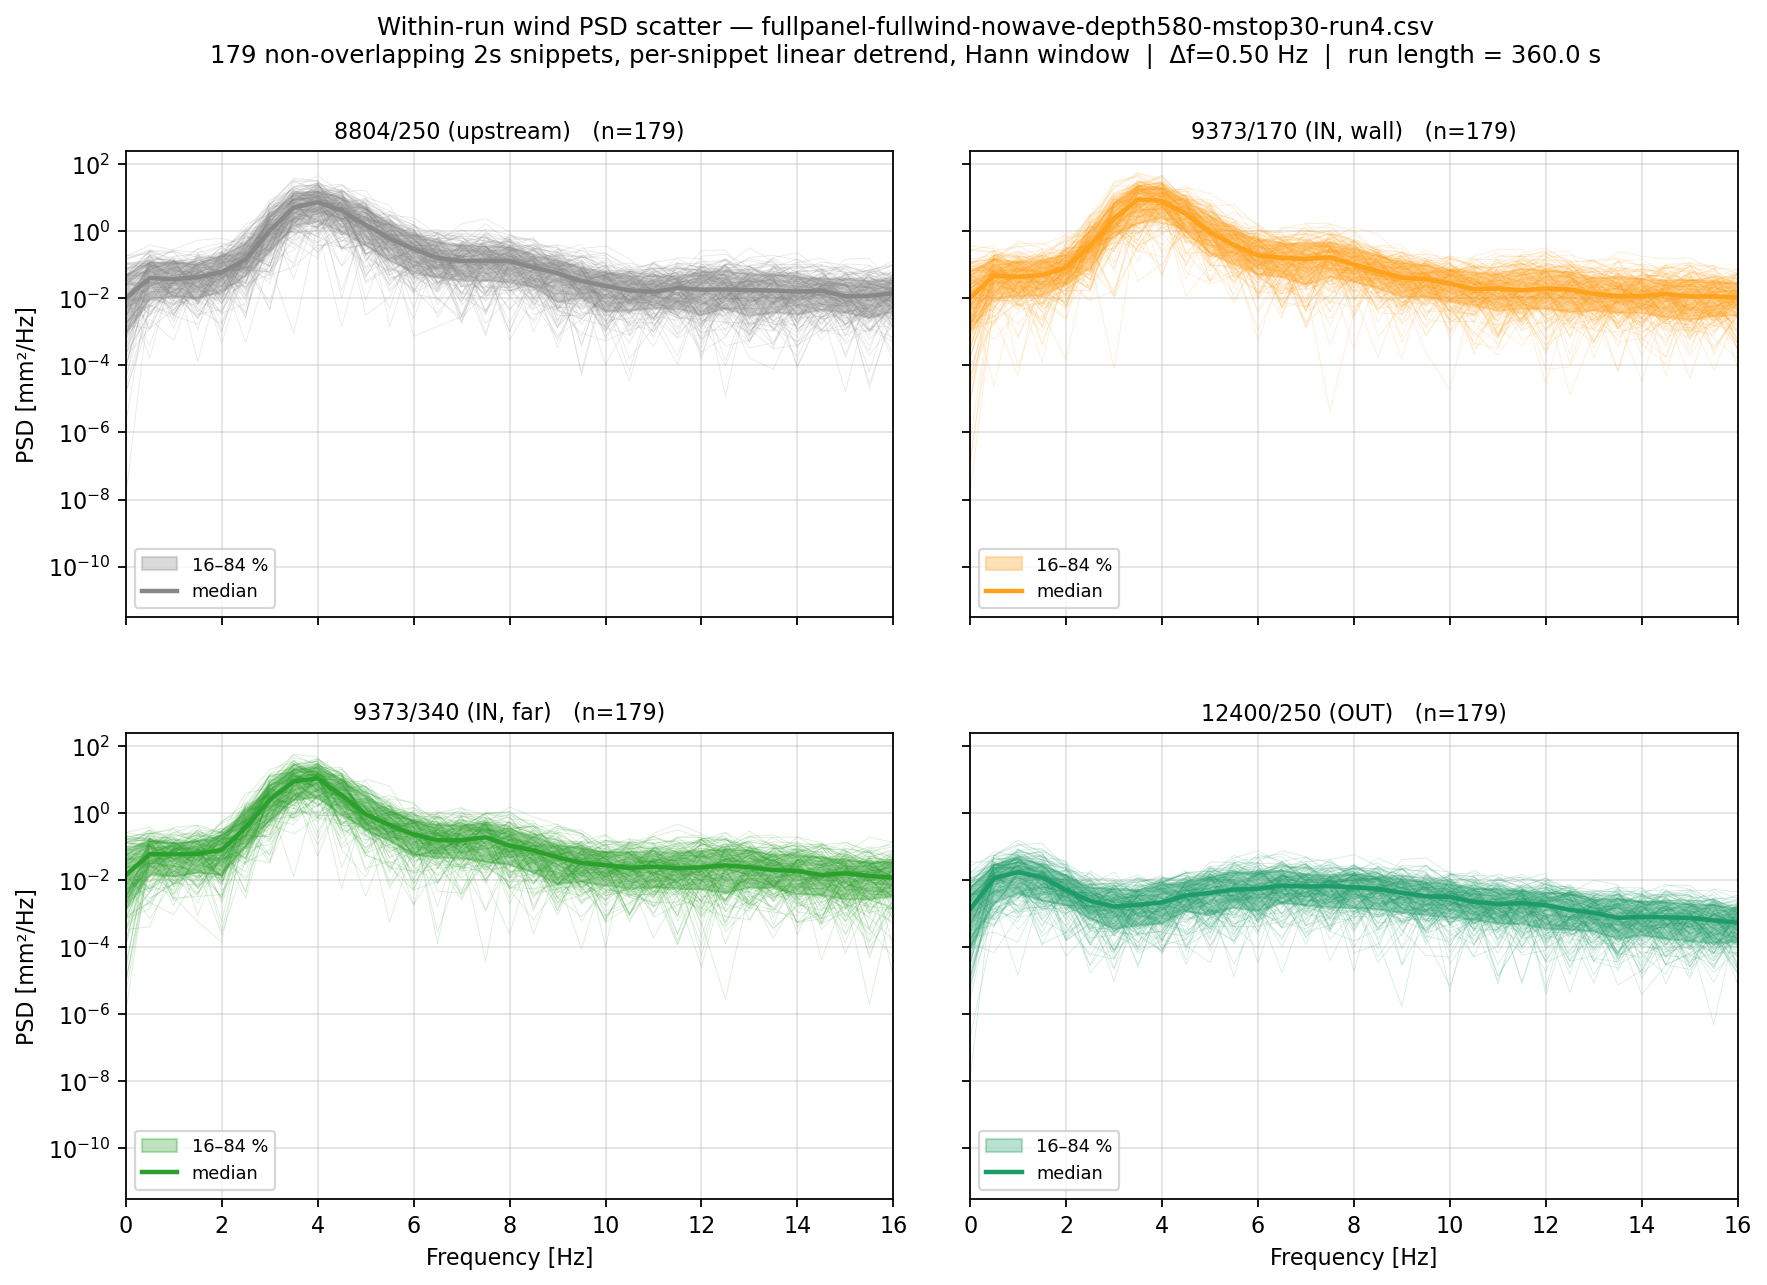

This figure's Python source:
"""
Step 0 of the wind-snippet validation ladder: within-run stationarity.

Take ONE long nowave+fullwind run, slice into non-overlapping snippets of
length SNIPPET_S, compute one periodogram per snippet, and overlay them
per probe. Median + 16/84 percentile envelope show the within-run scatter.

Question this answers in one figure:
    "Is the wind statistically stationary within a single ~30 s recording?"

Loads ONE processed dataset only — no all-folder load.

Output:
    analysis_scratch/wind_psd_within_run.png
"""

import sys
from pathlib import Path
sys.path.insert(0, str(Path(__file__).parent.parent))

import numpy as np
import matplotlib
matplotlib.use("Agg")
import matplotlib.pyplot as plt
from scipy.signal import periodogram

from wavescripts.improved_data_loader import load_analysis_data, load_processed_dfs

FS = 250.0
BASE = Path("/Users/ole/Kodevik/wave_project")

# Single dataset & single run — ONE folder loaded total.
TARGET_DIR = BASE / "waveprocessed/PROCESSED-20260327-ProbePos4_31_FPV_2-tett6roof-under9Mooring30-height100-lowrange"
RUN_CSV    = str(BASE / "wavedata/20260327-ProbePos4_31_FPV_2-tett6roof-under9Mooring30-height100-lowrange/fullpanel-fullwind-nowave-depth580-mstop30-run4.csv")

# march2026_better_rearranging: IN=9373/170, OUT=12400/250, parallel=9373/340, upstream=8804/250
PROBES = ["8804/250", "9373/170", "9373/340", "12400/250"]
LABELS = {
    "8804/250":  "8804/250 (upstream)",
    "9373/170":  "9373/170 (IN, wall)",
    "9373/340":  "9373/340 (IN, far)",
    "12400/250": "12400/250 (OUT)",
}
COLORS = {
    "8804/250":  "#888888",
    "9373/170":  "#FEA11B",
    "9373/340":  "#2ca02c",
    "12400/250": "#1E9C68",
}

SNIPPET_S = 2.0          # snippet length in seconds
WINDOW    = "hann"       # spectral window — Hann reduces leakage vs default boxcar
DETREND   = "linear"     # remove per-snippet linear trend (kills slow seiche / setup drift)

# ── Load minimal data ─────────────────────────────────────────────────────
print(f"Loading meta + processed_dfs for ONE dataset …")
meta, _, _, _ = load_analysis_data(str(TARGET_DIR), load_processed=False)
proc = load_processed_dfs(str(TARGET_DIR))

if RUN_CSV not in proc:
    print(f"\nAvailable nowave+fullwind paths in this folder:")
    for p in sorted(proc):
        if "fullwind-nowave" in p:
            print(f"  {p}")
    raise SystemExit(f"\nRun not in cache: {RUN_CSV}")

df = proc[RUN_CSV]
T  = len(df) / FS
print(f"  run length: {T:.1f} s  ({len(df)} samples)")

# ── Slice & compute periodogram per snippet ──────────────────────────────
snippet_n  = int(SNIPPET_S * FS)
n_snippets = len(df) // snippet_n
print(f"  {n_snippets} non-overlapping snippets × {SNIPPET_S} s "
      f"(Δf = {1/SNIPPET_S:.2f} Hz, samples/snippet = {snippet_n})")

per_probe_psd = {}   # probe → (freqs, psd_matrix [n_snippets × n_freqs])
for probe in PROBES:
    col = f"eta_{probe}_interp" if f"eta_{probe}_interp" in df.columns else f"eta_{probe}"
    if col not in df.columns:
        print(f"  skip {probe}: no eta column")
        continue
    eta = df[col].to_numpy(dtype=float)

    psds = []
    freqs = None
    for i in range(n_snippets):
        seg = eta[i * snippet_n:(i + 1) * snippet_n]
        if not np.all(np.isfinite(seg)):
            psds.append(None)
            continue
        f, P = periodogram(seg, fs=FS, window=WINDOW,
                           scaling="density", detrend=DETREND)
        if freqs is None:
            freqs = f
        psds.append(P)
    # Drop dropouts; stack survivors
    valid = [P for P in psds if P is not None]
    if not valid:
        continue
    per_probe_psd[probe] = (freqs, np.vstack(valid), len(valid))
    if len(valid) < n_snippets:
        print(f"  {probe}: {n_snippets - len(valid)} snippet(s) dropped (NaN)")

# ── Plot: 2×2 grid, log-y, shared axes ───────────────────────────────────
fig, axes = plt.subplots(2, 2, figsize=(13, 8.5),
                          sharex=True, sharey=True)
fig.subplots_adjust(hspace=0.25, wspace=0.10)

for ax, probe in zip(axes.flat, PROBES):
    if probe not in per_probe_psd:
        ax.text(0.5, 0.5, f"{probe}\nno data",
                ha="center", va="center", transform=ax.transAxes,
                fontsize=11, color="#888")
        ax.set_title(LABELS[probe], fontsize=10)
        continue

    freqs, psd_mat, n_used = per_probe_psd[probe]
    color = COLORS[probe]

    # Faint per-snippet lines
    for P in psd_mat:
        ax.semilogy(freqs, P, color=color, lw=0.4, alpha=0.18)

    # Percentile envelope (16-84) — non-parametric "1σ" equivalent
    p16 = np.nanpercentile(psd_mat, 16, axis=0)
    p50 = np.nanpercentile(psd_mat, 50, axis=0)
    p84 = np.nanpercentile(psd_mat, 84, axis=0)
    ax.fill_between(freqs, p16, p84, color=color, alpha=0.30,
                    label="16–84 %")
    ax.semilogy(freqs, p50, color=color, lw=2.0, label="median")

    ax.set_title(f"{LABELS[probe]}   (n={n_used})", fontsize=10)
    ax.grid(True, which="major", alpha=0.35)
    ax.grid(True, which="minor", alpha=0.15)
    ax.legend(fontsize=8, loc="lower left")

axes[0, 0].set_ylabel("PSD [mm²/Hz]", fontsize=10)
axes[1, 0].set_ylabel("PSD [mm²/Hz]", fontsize=10)
axes[1, 0].set_xlabel("Frequency [Hz]", fontsize=10)
axes[1, 1].set_xlabel("Frequency [Hz]", fontsize=10)
axes[0, 0].set_xlim(0, 16)

fig.suptitle(
    f"Within-run wind PSD scatter — {Path(RUN_CSV).name}\n"
    f"{n_snippets} non-overlapping {SNIPPET_S:g}s snippets, "
    f"per-snippet linear detrend, Hann window  |  Δf={1/SNIPPET_S:.2f} Hz  |  "
    f"run length = {T:.1f} s",
    fontsize=11,
)

out = Path(__file__).parent / "wind_psd_within_run.png"
fig.savefig(out, dpi=160, bbox_inches="tight")
print(f"\n  → {out.relative_to(BASE)}")
print("Done.")
